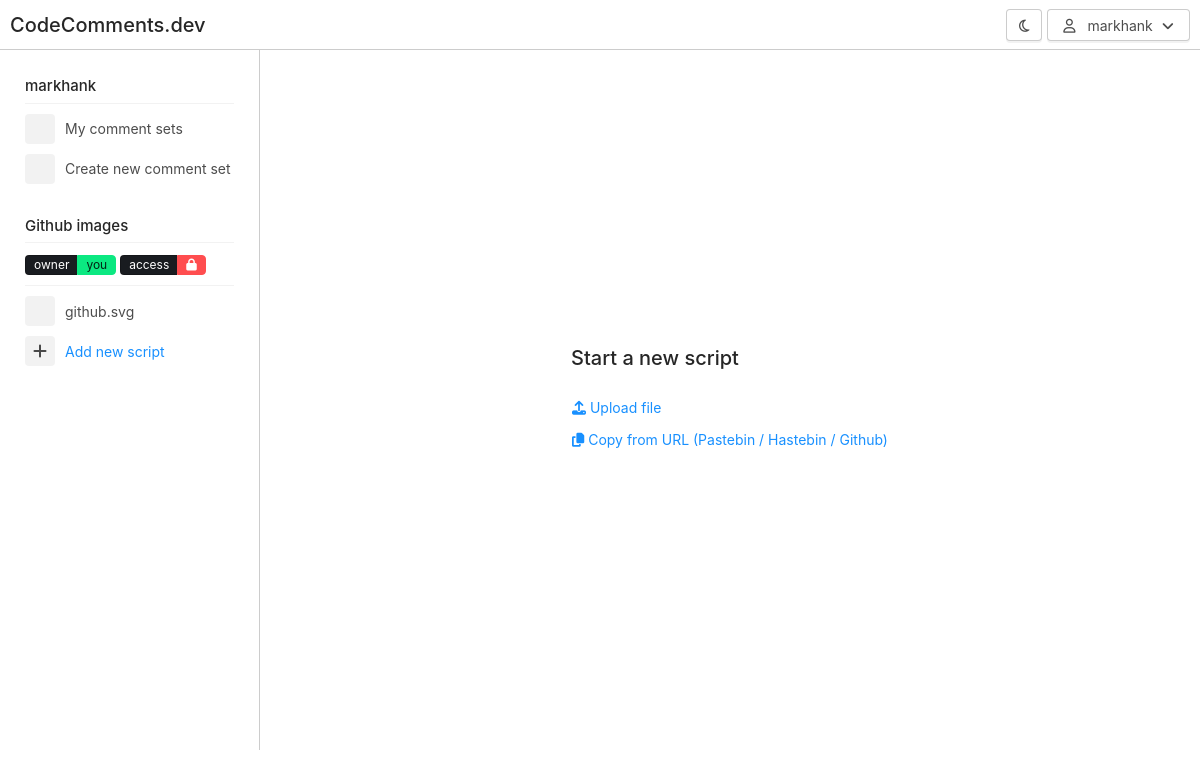
/tuna-of-flawless-gallantry/new-script (signed in), run on the app's committed database.
### project/models.py (models this page shows, shortened)
class User(UserMixin, db.Model):
    id = db.Column(db.Integer, primary_key=True)
    email = db.Column(db.String(100))
    password = db.Column(db.String(100))
    username = db.Column(db.String(100), unique=True)
    is_superuser = db.Column(db.Boolean)
    verified = db.Column(db.Boolean)
    unique_setup_key = db.Column(db.String(30))
    snapshots = db.relationship('Snapshot', backref='owner', lazy=True)

class Snapshot(db.Model):
    id = db.Column(db.Integer, primary_key=True)
    unique_reference = db.Column(db.String(100))
    nickname = db.Column(db.String(100))
    repo_author = db.Column(db.String(50))
    repo_name = db.Column(db.String(100))
    url = db.Column(db.String(300))
    owner_id = db.Column(db.ForeignKey('user.id'))
    @property
    def restricted(self):
        if self.owner_id == None:
            return False
        else:
            return True
    date_snapped = db.Column(db.DateTime)
    date_last_comment = db.Column(db.DateTime)
    @property
    def display_name(self):
        if self.nickname == None:
            return self.unique_reference
        else:
            return self.nickname
    gists = db.relationship('Gist', backref='snapshot', lazy=True)

class Gist(db.Model):
    id = db.Column(db.Integer, primary_key=True)
    snapshot_id = db.Column(db.ForeignKey('snapshot.id'), nullable = False)
    filename = db.Column(db.String(50))
    url = db.Column(db.String(300))
    downloaded = db.Column(db.Boolean, default=True)
    file_type = db.Column(db.String(20))
    lines = db.relationship('Line', backref='gist', lazy=True)
    comments = db.relationship('Comment', backref='gist', lazy=True)

### project/main.py (the view, shortened to what this page needs)
@main.route('/<snapshot_unique_reference>/')
@main.route('/<snapshot_unique_reference>/<filename>')
def show_snapshot(snapshot_unique_reference, filename = None):
    snapshot = Snapshot.query.filter_by(unique_reference = snapshot_unique_reference).first_or_404()
    if filename == "new-script":
        return render_template('upload.html', snapshot=snapshot, gist=None)

### project/__init__.py (called while the page is built)
@login_manager.user_loader
def load_user(user_id):
    return User.query.get(int(user_id))

### project/templates/upload.html (shortened to what this page needs)
{% extends "base.html" %}
{% block stylesheets %}
<link href="https://releases.transloadit.com/uppy/v1.29.1/uppy.min.css" rel="stylesheet">
{% endblock%}
{% block content %}
<div class="content-wrapper">
  <div class="w-full h-full d-flex align-items-center justify-content-center">
    <div class="content">
      <h1 class="content-title">Start a new script</h1>
      <div>
        <a href="#" onclick="halfmoon.toggleModal('modal-upload-file')" class="btn btn-link px-0"><i class="fas fa-upload"></i> Upload file</a>
      </div>
      <div>
        <a href="#modal-pastebin" class="btn btn-link px-0"><i class="fas fa-copy"></i> Copy from URL (Pastebin / Hastebin / Github)</a>
      </div>
    </div>
  </div>
</div>
{% endblock %}

### project/templates/navbar.html (shortened to what this page needs)
<nav class="navbar">
<a href="#" class="navbar-brand">
  CodeComments.dev
</a>
  <div class="navbar-content ml-auto">
      <button class="btn btn-action mr-5" type="button" onclick="toggle_dark()">
        <i class="fa fa-moon-o" aria-hidden="true"></i>
      </button>
      {% if current_user.is_authenticated %}
        <div class="dropdown with-arrow">
          <button class="btn" data-toggle="dropdown" type="button" id="..." aria-haspopup="true" aria-expanded="false">
              <i class="far fa-user"></i>&nbsp&nbsp {{ current_user.username }} <i class="fa fa-angle-down ml-5" aria-hidden="true"></i>
          </button>
        </div>
      {% endif %}
  </div>
</nav>

### project/templates/sidebar.html (shortened to what this page needs)
<div class="sidebar">
    <div class="sidebar-menu">
        {% if current_user.is_authenticated %}
        <h5 class="sidebar-title">{{ current_user.username }}</h5>
        <div class="sidebar-divider"></div>
        <a href="{{ url_for('auth_blueprint.profile') }}" class="sidebar-link sidebar-link-with-icon"><span class="sidebar-icon"></span> My comment sets</a>
        {% endif %}
        <a href="{{ url_for('main_blueprint.new') }}" class="sidebar-link sidebar-link-with-icon"><span class="sidebar-icon"></span> Create new comment set</a>
        <br>
      <h5 class="sidebar-title">
          {% if snapshot.unique_reference %}
            {{snapshot.display_name}}
          {% else %}
            Empty comment set
          {% endif %}</h5>
      <div class="sidebar-divider"></div>
        {% if snapshot %}
        <div class="sidebar-link">
        <a href="#" class="badge-group" role="group" aria-label="...">
          <span class="badge bg-dark text-white">owner</span>
          {% if snapshot.owner_id == None %}
            <span class="badge badge-danger" data-toggle="tooltip" data-title="This comment set is not owned by anyone - click to claim it" data-placement="bottom" onclick="halfmoon.toggleModal('modal-claim-ownership')">?</span>
          {% else %}
            {% if snapshot.owner_id == current_user.id %}
                <span class="badge badge-success" data-toggle="tooltip" data-title="This comment set is owned by you" data-placement="bottom">you</span>
            {% else %}
                <span class="badge badge-primary" data-toggle="tooltip" data-title="This comment set is owned by another user" data-placement="bottom">owned</span>
            {% endif %}
          {% endif %}
        </a>
        <a href="#" class="badge-group" role="group" aria-label="...">
          <span class="badge bg-dark text-white">access</span>
          {% if snapshot.restricted %}
            <span class="badge badge-danger" data-toggle="tooltip" data-title="This comment set can only be edited by the owner" data-placement="bottom"><i class="fas fa-lock"></i></span>
          {% else %}
            <span class="badge badge-success" data-toggle="tooltip" data-title="This comment set can be edited by anyone with the url" data-placement="bottom"><i class="fas fa-lock-open" onclick="halfmoon.toggleModal('modal-claim-ownership')"></i></span>
          {% endif %}
        </a>
        </div>
        <div class="sidebar-divider"></div>
        {% endif %}
        {% for row in snapshot.gists %}
        {% if row.filename == gist.filename %}
            <a href="{{ url_for('main_blueprint.show_snapshot', snapshot_unique_reference=snapshot.unique_reference, filename=row.filename) }}" class="sidebar-link active sidebar-link-with-icon"><span class="sidebar-icon"><i class="lni lni-{{row.file_type}}"></i></span> {{row.filename}}</a>
        {% else %}
            <a href="{{ url_for('main_blueprint.show_snapshot', snapshot_unique_reference=snapshot.unique_reference, filename=row.filename) }}" class="sidebar-link sidebar-link-with-icon"><span class="sidebar-icon"><i class="lni lni-{{row.file_type}}"></i></span> {{row.filename}}</a>
        {% endif %}
        {% endfor %}
        {% if not snapshot or snapshot.restricted == false or snapshot.owner_id == current_user.id %}
            {% if gist %}
            <a href="new-script" class="sidebar-link sidebar-link-with-icon"><span class="sidebar-icon"><i class="fas fa-plus"></i></span> Add new script</a>
            {% else %}
            <a href="new-script" class="sidebar-link active sidebar-link-with-icon"><span class="sidebar-icon"><i class="fas fa-plus"></i></span> Add new script</a>
            {% endif %}
        {% endif %}
      <br />
    </div>
</div>
<a href="#" class="sidebar-link sidebar-link-with-icon">
                    <span class="sidebar-icon">
                    </span>
                </a>

### data on the page
User: username "markhank"
Snapshot: display_name "Github images"
Gist: filename "github.svg"
